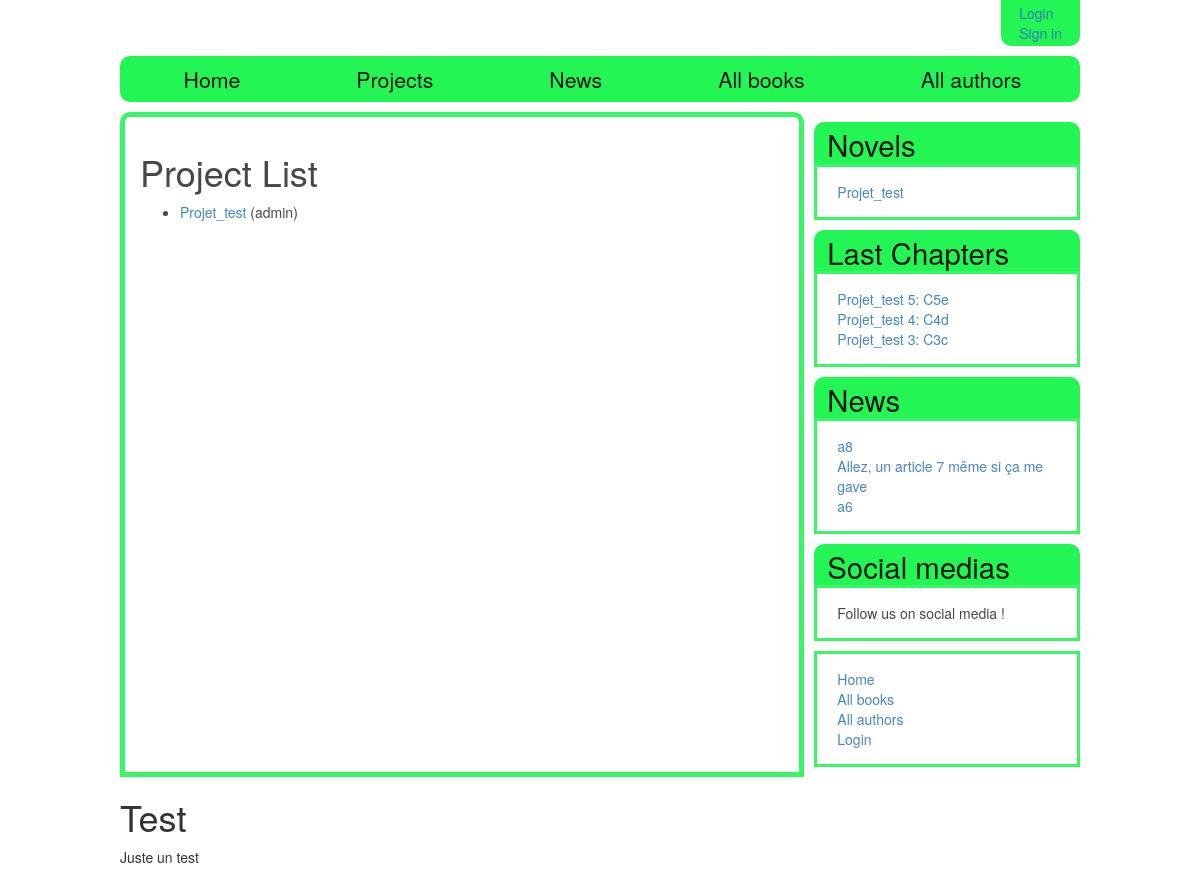
Screenshot of /charasite/projects/ with the database file from the repository.
### charasite/models.py (models this page shows, shortened)
class Project(models.Model):
    name = models.CharField(max_length=200, help_text="Enter the name of your team")
    date_start = models.DateTimeField(auto_now_add = True)
    description = models.TextField(max_length=1000, null = True, blank = True, help_text="Enter a brief description of the project")
    is_public = models.BooleanField(help_text='Do you want the project to be referenced ?')
    owner = models.ForeignKey(User, on_delete=models.CASCADE)
    genre = models.ManyToManyField(Genre, help_text="Select a genre for this book")
    is_published = models.BooleanField(blank = True)
    def get_absolute_url(self):
        return reverse('project_detail', args=[str(self.id)])

class Chapter(models.Model):
    project = models.ForeignKey('Project', on_delete = models.CASCADE)
    repository = models.ForeignKey('Repository', on_delete = models.CASCADE)
    number = models.IntegerField(help_text = 'Number of the chapter')
    title = models.CharField(max_length=200, help_text="Enter the title of this chapter")
    prevChapter = models.ForeignKey('Chapter', null = True, blank = True, on_delete = models.SET_NULL, help_text="The previous chapter")
    summary = models.TextField(max_length=1000, null = True, blank = True, help_text="Enter a brief summary for this chapter")
    content = models.TextField(max_length=200000, null = True, blank = True, help_text="Your chapter")
    date_of_creation = models.DateTimeField(auto_now_add = True)
    date_of_last_edit = models.DateTimeField(auto_now = True)
    is_published = models.BooleanField(blank=True, default=False)
    def get_absolute_url(self):
        return reverse('chapter_detail', args=[str(self.id)])
    class Meta:
        ordering =['number']

class Article(models.Model):
    title = models.CharField(max_length=200, help_text="Enter the title of this article")
    writer = models.ForeignKey(User, on_delete = models.CASCADE)
    prevArticle = models.ForeignKey('Article', null = True, blank = True, on_delete = models.SET_NULL, help_text="The previous article")
    summary = models.TextField(max_length=1000, null = True, blank = True, help_text="Enter a brief summary for this article")
    content = models.TextField(max_length=200000, null = True, blank = True, help_text="Your article")
    date_of_creation = models.DateTimeField(auto_now_add = True)
    date_of_last_edit = models.DateTimeField(auto_now = True)
    is_published = models.BooleanField(blank=True, default=False)
    def get_absolute_url(self):
        return reverse('article_detail', args=[str(self.id)])
    class Meta:
        ordering = ['-date_of_last_edit']

### charasite/views.py (the view)
class ProjectListView(generic.ListView):
    model = Project
    paginate_by = 10
    def get_queryset(self):
        return Project.objects.filter(is_published=True)

### charasite/context_processors.py (called while the page is built)
def listproj_context_processor(request):
    return {
        'listproj': Project.objects.filter(is_published=True),
    }

def listnewchapter_context_processor(request):
    return {
        'listnewchap': Chapter.objects.filter(is_published=True).order_by('-date_of_last_edit')[:3],
    }

def listnewarticle_context_processor(request):
    return {
        'listnewarticle': Article.objects.filter(is_published=True).order_by('-date_of_last_edit')[:3],
    }

### charasite/templates/charasite/project_list.html
{% extends "basic_generic_readingspacev2.html" %}
{% block content %}
    <h1>Project List</h1>
    {% if project_list %}
    <ul>
      {% for project in project_list %}
      <li>
        <a href="{{ project.get_absolute_url }}">{{ project.name }}</a> ({{project.owner}})
      </li>
      {% endfor %}
    </ul>
    {% else %}
      <p>There are no project available.</p>
    {% endif %}
{% endblock %}

### charasite/templates/basic_generic_readingspacev2.html (shortened to what this page needs)
<!DOCTYPE html>
<html lang="en">
<head>
  <link rel="stylesheet" href="https://maxcdn.bootstrapcdn.com/bootstrap/3.3.7/css/bootstrap.min.css">
  {% load static %}
  <link rel="stylesheet" href="{% static 'css/styles.css' %}">
</head>
<body>
  <div class="entire_page">
  <header>
	<section class = "userid">
	  <ul>
	  {% if user.is_authenticated %}
        <li>User: {{ user.get_username }}</li>
	    <li><a href="{% url 'logout'%}?next={{request.path}}">Logout</a></li>
	  {% else %}
	    <li><a href="{% url 'login'%}?next={{request.path}}">Login</a></li>
		<li><a href="#">Sign in</a></li>
	  {% endif %}
	</section>
  </header>
  <nav>
	{% block navigation%}
    <ul>
	  <li><a href="{% url 'index' %}">Home</a></li>
	  <li><a href="{% url 'projects' %}">Projects</a></li>
	  <li><a href="{% url 'articles' %}">News</a></li>
	  <li><a href="{% url 'books' %}">All books</a></li>
	  <li><a href="">All authors</a></li>
	</ul>
	{% endblock%}
  </nav>
  <div class="main_page">
      <div class="content_block">
        {% block content %}{% endblock %}
      </div>
	  <div class="sidebar_objects">
        {% block sidebar %}
		<div class="sidebar_list_project">
		  {% block side_list_chapter %}
		    <h1><a href="{% url 'projects' %}">Novels</a></h1>
			<ul>
			{% for project in listproj %}
			  <li><a href="{{ project.get_absolute_url }}">{{ project.name }}</a></li>
			{% empty %}
			  <li>Sorry, no novels available in your country</li>
			{% endfor %}
			</ul>
		  {% endblock %}
		</div>
		<div class="sidebar_list_new_chapter">
		  {% block side_list_new_chapter %}
			<h1>Last Chapters</h1>
			<ul>
			  {% for chapter in listnewchap %}
			    <li><a href="{{ chapter.get_absolute_url }}">{{ chapter.project.name }} {{ chapter.number }}: {{ chapter.title }}</a></li>
			  {% empty %}
			    <li>Sorry, no new chapters available in your country</li>
			  {% endfor %}
			</ul>
		  {% endblock %}
		</div>
		<div class="sidebar_list_new_article">
		  {% block side_list_new_article %}
			<h1><a href="{% url 'articles' %}">News</a></h1>
			<ul>
			  {% for article in listnewarticle %}
			    <li><a href="{{ article.get_absolute_url }}">{{ article.title }}</a></li>
			  {% empty %}
			    <li>Sorry, no news for the moment !</li>
			  {% endfor %}
			</ul>
		  {% endblock %}
		</div>
		<div class="social_media">
		  <h1>Social medias</h1>
		  <p>Follow us on social media !</p>
		</div>
		<div class="sidebar_nav_bar">
			<ul class="sidebar-nav">
			  <li><a href="{% url 'index' %}">Home</a></li>
			  <li><a href="{% url 'books' %}">All books</a></li>
			  <li><a href="#">All authors</a></li>
			  {% if user.is_authenticated %}
				<li>User: {{ user.get_username }}</li>
				<li><a href="{% url 'my_borrowed' %}">My Borrowed</a></li>
				<li><a href="{% url 'logout'%}?next={{request.path}}">Logout</a></li>
			  {% else %}
				 <li><a href="{% url 'login'%}?next={{request.path}}">Login</a></li>
			  {% endif %}
			</ul>
		</div>
      {% endblock %}
      </div>
  </div>
  <footer>
    <div class="test_footer">
	  <h1>Test</h1>
	  <p>Juste un test</p>
	</div>
  </footer>
  </div>
</body>
</html>

### charasite/static/css/styles.css (style rules this page uses)
header { display: flex; justify-content: flex-end; margin-bottom: 10px; }
header ul { list-style-type: none; border: 3px #23F554 solid; border-radius: 0px 0px 10px 10px; background-color: #23F554; padding:0px; margin: 0px; display: flex; justify-content: flex-end; flex-direction: column; }
header li { margin-right: 15px; margin-left: 15px; }
nav ul { list-style-type: none; display: flex; }
nav li { margin-right: 15px; }
body { background: url('image/galaxy.png'); background-attachment: fixed; }
.sidebar_objects h1 { border: 3px #23F554 solid; border-bottom: 0px; border-radius: 10px 10px 0px 0px; margin-top: 10px; margin-bottom: 0px; padding: 3px; padding-left: 10px; padding-right: 10px; color: #181818; background-color: #23F554; font-size: 22pt; }
.sidebar_objects ul, .sidebar_objects p { list-style-type: none; border: 3px #23F554 solid; margin-bottom: 10px; padding: 15px; padding-left: 20px; background-color: #FFFFFF; opacity: 0.9; }
.entire_page { width: 80%; min-width: 500px; margin: auto; }
.main_page { margin: auto; display: flex; justify-content: space-between; }
.content_block { width: 75%; border: 5px #23F554 solid; padding: 15px; border-radius: 10px 10px 0px 0px; background-color: #FFFFFF; opacity: 0.9; margin-right: 10px; }
nav { border: 3px #23F554 solid; border-radius: 10px 10px 10px 10px; margin-bottom: 10px; font-size: 16pt; background-color: #23F554; }
nav li { padding: 5px; padding-left: 10px; margin: 0; }
nav ul { padding: 0; margin: 0; display: flex; justify-content: space-around; }
nav a, h1 a { color: #181818; }

### rows the page displays
Project: name "Projet_test", owner "admin"
Chapter: project.name "Projet_test", number "5", title "C5e"
Chapter: project.name "Projet_test", number "4", title "C4d"
Chapter: project.name "Projet_test", number "3", title "C3c"
Article: title "a8"
Article: title "Allez, un article 7 même si ça me gave"
Article: title "a6"
